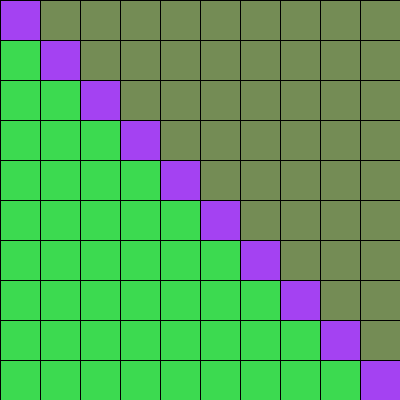
Frame 1 (no input)
Frame 60 (the mouse pressed at the canvas centre just before this capture): identical to frame 1, image omitted
Frame 120 (the mouse held since frame 60 and released just before this capture): identical to frame 1, image omitted

The Processing sketch that drew this single still picture (run headless with seeded random() and noise(); from frame 60 on, the mouse is pressed at the canvas centre):

// Processing sketch: sketch_260609a_for4
// ── sketch_260609a_for4.pde

int cant = 10;
int tam;

color a, b, c;

void setup() {
  size( 400, 400 );

  tam = width / cant;   //40
  
  a = color( random(255), random(255), random(255) );
  b = color( random(255), random(255), random(255) );
  c = color( random(255), random(255), random(255) );
  
}

void draw() {
  background( 100 );
  
  for ( int i = 0; i<cant; i++ ) {    //i = indice
    for ( int j = 0; j<cant; j++ ) {  //j = indice
      //if( i != j ){ 
      if( i == j ){ 
        fill( a );
      }
      if( i < j ){ 
        fill( b );
      }
      if( i > j ){ 
        fill( c );
      }
      rect( i*tam, j*tam, tam, tam );  //10x10=100 celdas
    }
  }
  
  //noLoop();
  
  //cant = 1 + int( mouseX );
  //tam = width / cant;
}
